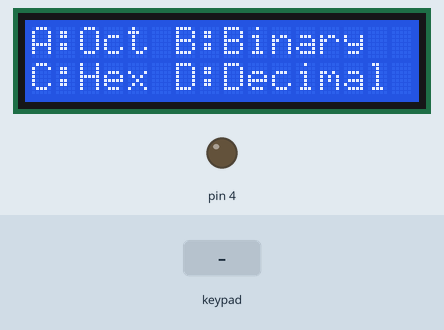
This sketch was run on a simulated Arduino Uno, built with avr-gcc and run on an emulated ATmega328P. Shown: 16×2 character LCD, output pins drawn as LEDs (lit = HIGH). Wiring (inferred from the names in the program): 4×4 keypad with keys 1 2 3 A 4 5 6 B 7 8 9 C * 0 # D (labels assumed): rows pin 6, pin 7, pin 8, pin 9; columns pin 10, pin 11, pin 12, pin 13. The inputs (shaded band) are chosen by the test bench. Pins used as bus, display or sensor lines are not drawn.

Above: at 0.1 s.
3.3 s: key '#' pressed
At 4.1 s:
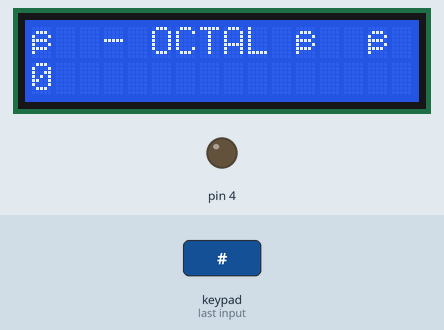
6.3 s: keypad keys 1 2 pressed 0.4 s apart
8.8 s: keypad keys 1 2 # pressed 0.4 s apart
At 11.2 s:
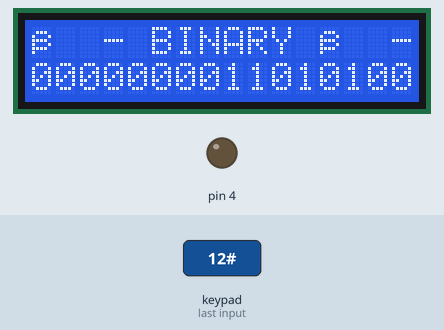
13.0 s: key '1' pressed
16.0 s: keypad keys 1 2 # pressed 0.4 s apart
At 19.6 s:
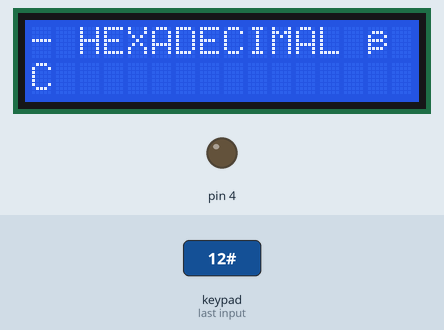
20.2 s: key 'A' pressed
At 23.7 s:
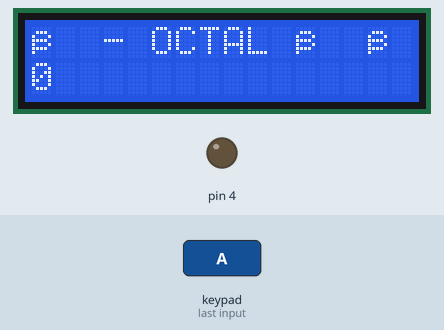
Timing chart, 0 to 24.2 s (numbered marks = the images above; inputs shaded):
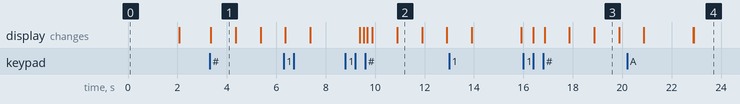

Measured:
- after the input at 3.3 s, the display: changes after 0.05 s (image 1)
- after the input at 16.0 s, the display: first changes after 0.40 s (image 3 shows a later state)
- after the input at 20.2 s, the display: first differs from a run without the input after 2.7 s (image 4)
- what the display in image 1 shows lasts 1.0 s, from 3.4 s to 4.4 s

The sketch:

a.ino
```cpp
#include <LiquidCrystal.h>
/*Connected RS of LCD to A0 EN to A1 D4 to D7 to A2 to A5 Respectively*/
LiquidCrystal lcd(A0, A1, A2, A3, A4, A5);
int NumberToBeDisplayed = 0;
int TempNum = 0;
/*Rows of keypad connected to D6-D9 of Arduino*/
int r1 = 6;
int r2 = 7;
int r3 = 8;
int r4 = 9;
/*Colums of keypad connected to D10-D13 of Arduino*/
int c1 = 10;
int c2 = 11;
int c3 = 12;
int c4 = 13;
/*Declared four variable to read colums status*/
int col1;
int col2;
int col3;
int col4;
void setup()
{
    /*Declared Row pins as OUTPUT*/
    pinMode(r1, OUTPUT);
    pinMode(r2, OUTPUT);
    pinMode(r3, OUTPUT);
    pinMode(r4, OUTPUT);
    /*Declared Column pins as OUTPUT*/
    pinMode(c1, INPUT);
    pinMode(c2, INPUT);
    pinMode(c3, INPUT);
    pinMode(c4, INPUT);
    digitalWrite(c1, HIGH);
    digitalWrite(c2, HIGH);
    digitalWrite(c3, HIGH);
    digitalWrite(c4, HIGH);
    pinMode(4, OUTPUT);
    /*lcd brightness terminal connected*/
    digitalWrite(4, 0);
    lcd.begin(16, 2);
    lcd.setCursor(0, 0);
    lcd.print("A:Oct B:Binary");
    lcd.setCursor(0, 1);
    lcd.print("C:Hex D:Decimal");
    lcd.setCursor(0, 1);
    delay(2000);
    lcd.clear();
    lcd.setCursor(0, 1);
}
void loop()
{
    digitalWrite(r1, LOW);
    digitalWrite(r2, HIGH);
    digitalWrite(r3, HIGH);
    digitalWrite(r4, HIGH);
    col1 = digitalRead(c1);
    col2 = digitalRead(c2);
    col3 = digitalRead(c3);
    col4 = digitalRead(c4);
    if (col1 == LOW)
    {
        lcd.print("1");
        delay(50);
        NumberToBeDisplayed = (NumberToBeDisplayed * 10) + 1;
        while (digitalRead(c1) == LOW)
            ;
    }
    else if (col2 == LOW)
    {
        lcd.print("2");
        delay(50);
        NumberToBeDisplayed = (NumberToBeDisplayed * 10) + 2;
        while (digitalRead(c2) == LOW)
            ;
    }
    else if (col3 == LOW)
    {
        lcd.print("3");
        delay(50);
        NumberToBeDisplayed = (NumberToBeDisplayed * 10) + 3;
        while (digitalRead(c3) == LOW)
            ;
    }
    else if (col4 == 0)
    {
        lcd.clear();
        lcd.print("—- OCTAL —–");
        lcd.setCursor(0, 1);
        TempNum = ConvertDecimalToBase(NumberToBeDisplayed, 8);
        lcd.print(TempNum);
        while (digitalRead(c4) == LOW)
            ;
    }
    digitalWrite(r1, HIGH);
    digitalWrite(r2, LOW);
    digitalWrite(r3, HIGH);
    digitalWrite(r4, HIGH);
    col1 = digitalRead(c1);
    col2 = digitalRead(c2);
    col3 = digitalRead(c3);
    col4 = digitalRead(c4);
    if (col1 == LOW)
    {
        lcd.print("4");
        delay(50);
        NumberToBeDisplayed = (NumberToBeDisplayed * 10) + 4;
        while (digitalRead(c1) == LOW)
            ;
    }
    else if (col2 == LOW)
    {
        lcd.print("5");
        delay(50);
        NumberToBeDisplayed = (NumberToBeDisplayed * 10) + 5;
        while (digitalRead(c2) == LOW)
            ;
    }
    else if (col3 == LOW)
    {
        lcd.print("6");
        delay(50);
        NumberToBeDisplayed = (NumberToBeDisplayed * 10) + 6;
        while (digitalRead(c3) == LOW)
            ;
    }
    else if (col4 == LOW)
    {
        delay(50);
        lcd.clear();
        lcd.print("—- BINARY —-");
        lcd.setCursor(0, 1);
        for (int i = 15; i >= 0; i--)
        {
            lcd.print((NumberToBeDisplayed >> i & 1));
        }
        while (digitalRead(c4) == LOW)
            ;
    }
    digitalWrite(r1, HIGH);
    digitalWrite(r2, HIGH);
    digitalWrite(r3, LOW);
    digitalWrite(r4, HIGH);
    col1 = digitalRead(c1);
    col2 = digitalRead(c2);
    col3 = digitalRead(c3);
    col4 = digitalRead(c4);
    if (col1 == LOW)
    {
        lcd.print("7");
        delay(50);
        NumberToBeDisplayed = (NumberToBeDisplayed * 10) + 7;
        while (digitalRead(c1) == LOW)
            ;
    }
    else if (col2 == LOW)
    {
        lcd.print("8");
        delay(50);
        NumberToBeDisplayed = (NumberToBeDisplayed * 10) + 8;
        while (digitalRead(c2) == LOW)
            ;
    }
    else if (col3 == LOW)
    {
        lcd.print("9");
        delay(50);
        NumberToBeDisplayed = (NumberToBeDisplayed * 10) + 9;
        while (digitalRead(c3) == LOW)
            ;
    }
    else if (col4 == LOW)
    {
        delay(50);
        lcd.clear();
        lcd.print("- HEXADECIMAL –");
        lcd.setCursor(0, 1);
        TempNum = NumberToBeDisplayed;
        ConvertDecimalToHex(TempNum);
        while (digitalRead(c4) == LOW)
            ;
    }
    digitalWrite(r1, HIGH);
    digitalWrite(r2, HIGH);
    digitalWrite(r3, HIGH);
    digitalWrite(r4, LOW);
    col1 = digitalRead(c1);
    col2 = digitalRead(c2);
    col3 = digitalRead(c3);
    col4 = digitalRead(c4);
    if (col1 == LOW)
    {
        delay(50);
        lcd.clear();
        lcd.setCursor(0, 0);
        lcd.print("A:Oct B:Binary");
        lcd.setCursor(0, 1);
        lcd.print("C:Hex D:Decimal");
        lcd.setCursor(0, 1);
        delay(2000);
        lcd.clear();
        NumberToBeDisplayed = 0;
        while (digitalRead(c2) == LOW)
            ;
    }
    else if (col2 == LOW)
    {
        lcd.print("0");
        delay(50);
        NumberToBeDisplayed = (NumberToBeDisplayed * 10) + 0;
        while (digitalRead(c2) == LOW)
            ;
    }
    else if (col3 == LOW)
    {
        delay(50);
        lcd.clear();
        lcd.print("—- OCTAL —–");
        lcd.setCursor(0, 1);
        TempNum = ConvertDecimalToBase(NumberToBeDisplayed, 8);
        lcd.print(TempNum);
        delay(1000);
        lcd.clear();
        lcd.print("—- BINARY —-");
        lcd.setCursor(0, 1);
        for (int i = 15; i >= 0; i--)
        {
            lcd.print((NumberToBeDisplayed >> i & 1));
        }
        delay(1000);
        lcd.clear();
        lcd.print("- HEXADECIMAL –");
        lcd.setCursor(0, 1);
        TempNum = NumberToBeDisplayed;
        ConvertDecimalToHex(TempNum);
        delay(1000);
        lcd.clear();
        lcd.print("— DECIMAL —-");
        lcd.setCursor(0, 1);
        lcd.print(NumberToBeDisplayed);
        delay(1000);
        lcd.clear();
        NumberToBeDisplayed = 0;
        lcd.setCursor(0, 0);
        lcd.print("A:Oct B:Binary");
        lcd.setCursor(0, 1);
        lcd.print("C:Hex D:Decimal");
        lcd.setCursor(0, 1);
        delay(2000);
        lcd.clear();
        lcd.setCursor(0, 1);
        while (digitalRead(c3) == LOW)
            ;
    }
    else if (col4 == LOW)
    {
        delay(50);
        lcd.clear();
        lcd.print("— DECIMAL —-");
        lcd.setCursor(0, 1);
        lcd.print(NumberToBeDisplayed);
        while (digitalRead(c4) == LOW)
            ;
    }
}
int ConvertDecimalToBase(int n, int b)
{
    int r = 0, digitPos = 1;
    while (n)
    {
        r += (n % b) * digitPos;
        n /= b;
        digitPos *= 10;
    }
    return r;
}
void ConvertDecimalToHex(long int num)
{
    long int rem[50], i = 0, length = 0;
    while (num > 0)
    {
        rem[i] = num % 16;
        num = num / 16;
        i++;
        length++;
    }
    for (i = length - 1; i >= 0; i--)
    {
        switch (rem[i])
        {
        case 10:
            lcd.print("A");
            break;
        case 11:
            lcd.print("B");
            break;
        case 12:
            lcd.print("C");
            break;
        case 13:
            lcd.print("D");
            break;
        case 14:
            lcd.print("E");
            break;
        case 15:
            lcd.print("F");
            break;
        default:
            lcd.print(rem[i]);
        }
    }
}
```
